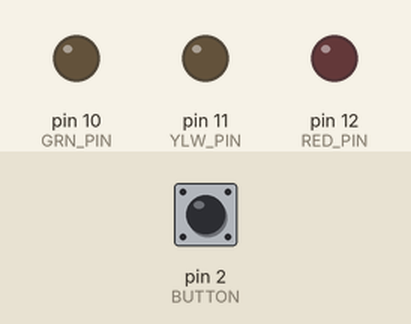
The sketch below on a simulated Arduino Uno, built with avr-gcc and run on an emulated ATmega328P. On the bench: output pins drawn as LEDs (lit = HIGH). Dashed ring = blinking. The inputs (shaded band) are chosen by the test bench; at power-on: pin 2 (BUTTON) HIGH.

Above: at 1.2 s.
1.3 s: pin 2 (BUTTON) pulled LOW for 1 s
At 3.4 s:
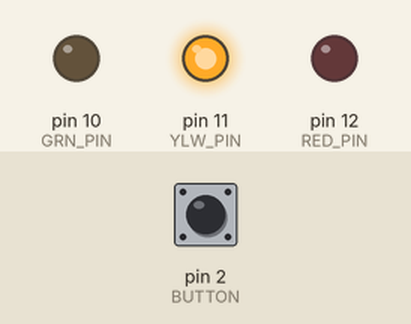
3.8 s: pin 2 (BUTTON) pulled LOW for 0.15 s
At 4.6 s:
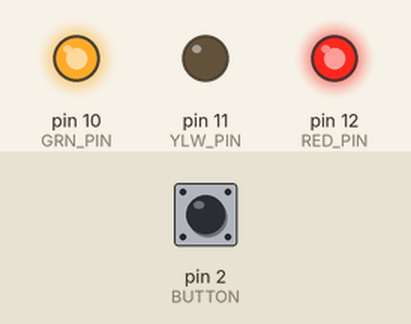
5.4 s: pin 2 (BUTTON) pulled LOW for 3.2 s
At 5.85 s:
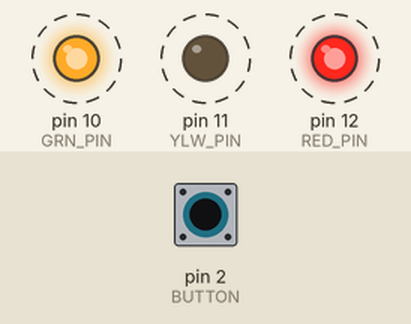
Timing chart, 0 to 9.9 s (numbered marks = the images above; inputs shaded):
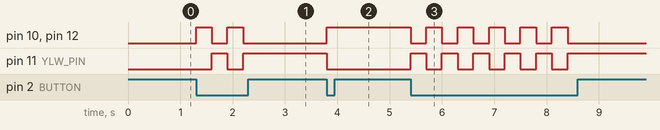

The sketch:

button_3leds.ino
```cpp
#define RED_PIN 12
#define YLW_PIN 11
#define GRN_PIN 10
#define BUTTON 2

int LedBlinkState = 1;

void setup() {

  pinMode(RED_PIN, OUTPUT);
  pinMode(YLW_PIN, OUTPUT);
  pinMode(GRN_PIN, OUTPUT);
  pinMode(BUTTON, INPUT);

  digitalWrite(RED_PIN, LOW);
  digitalWrite(YLW_PIN, LOW);
  digitalWrite(GRN_PIN, LOW);
}

void loop() {

   if(digitalRead(BUTTON)== LOW){
    if(LedBlinkState == 1) {
      digitalWrite(RED_PIN, HIGH );
      digitalWrite(YLW_PIN, LOW);
      digitalWrite(GRN_PIN, HIGH );
      LedBlinkState = 2;
    }else {
      digitalWrite(RED_PIN, LOW );
      digitalWrite(YLW_PIN, HIGH);
      digitalWrite(GRN_PIN, LOW );
      LedBlinkState = 1;
    }
     delay(300);
    }

}
```

Measured:
- after the input at 1.3 s, pin 10 (GRN_PIN), pin 12 (RED_PIN): alternates HIGH for 0.30 s and LOW for 0.30 s, 4 changes in all, then stays LOW, starting at once; pin 11 (YLW_PIN): LOW → HIGH after 0.30 s, → LOW 0.30 s later, → HIGH 0.30 s later
- after the input at 3.8 s, pin 10 (GRN_PIN), pin 12 (RED_PIN): LOW → HIGH at once; pin 11 (YLW_PIN): HIGH → LOW at once
- after the input at 5.4 s, pin 10 (GRN_PIN), pin 12 (RED_PIN): alternates HIGH for 0.30 s and LOW for 0.30 s, 11 changes in all, then stays LOW, starting at once; pin 11 (YLW_PIN): alternates HIGH for 0.30 s and LOW for 0.30 s, 11 changes in all, then stays HIGH, starting at once
